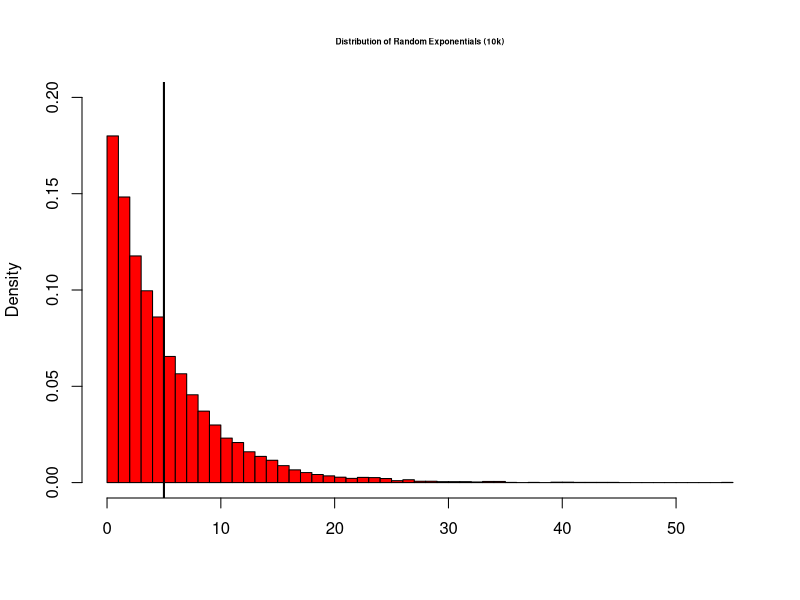
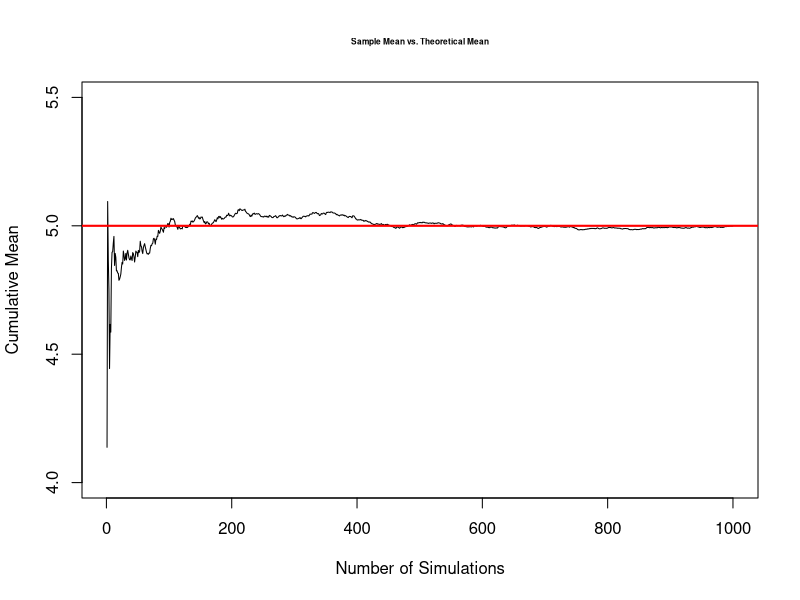
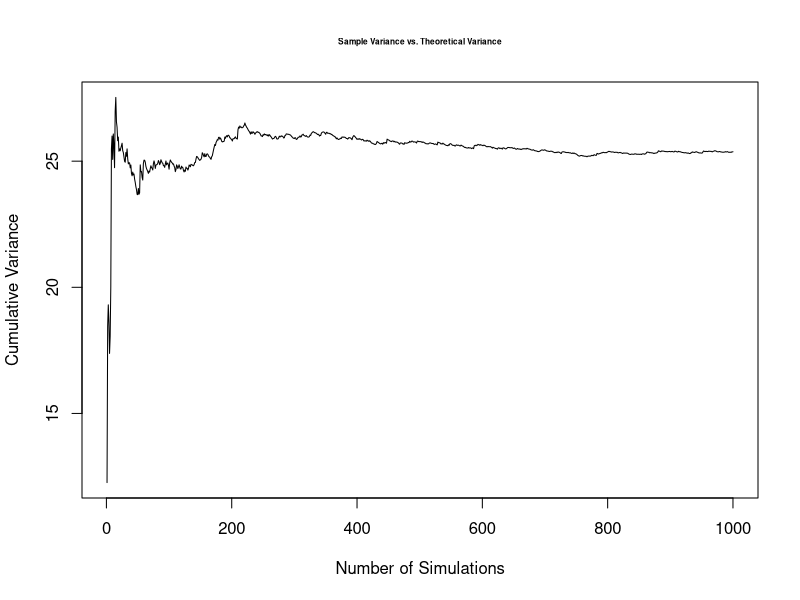

Here is the R script that generated these plots, in order:
## ---- chunk 1
knitr::opts_chunk$set(echo = TRUE)
## ---- chunk 2
set.seed(100)
lrg.sample <- data.frame(rating = c(rexp(10000, 0.2)))

sample.mean <- round(mean(lrg.sample$rating), 3)   ## Population Mean  
sample.var <- round(var(lrg.sample$rating), 3)     ## Population Variance
sample.sd <- round(sd(lrg.sample$rating), 3)       ## Population Standard Deviation
## ---- chunk 3
hist(lrg.sample$rating, prob = TRUE, breaks = 40, col = "red", xlab = "", ylim = c(0, .2),
     main = "Distribution of Random Exponentials (10k)", cex.main = 0.5)
abline(v = 5, col = "black", lwd = 2)
## ---- chunk 4
set.seed(100)
mlambda <- 0.2
msims <- 1000
n <- 40
mns = NULL
for (i in 1: msims) mns <- c(mns, mean(rexp(n,mlambda)))
## ---- chunk 5
sim.mean <- cumsum(mns) / (1:msims)
plot(sim.mean, type = "l", lwd = 1, col = "black", ylim = c(4,5.5),
     xlab = "Number of Simulations",
     ylab = "Cumulative Mean",
     main = "Sample Mean vs. Theoretical Mean", cex.main = 0.5)
abline(h = 1/mlambda, lwd = 2, col = "red")         ## Line for Theoretical Mean
## ---- chunk 6
set.seed(100)
vlambda <- 0.2
vsims <- 1000
n <- 40
mns = NULL
for (i in 1: vsims) mns <- c(mns, var(rexp(n,vlambda)))
## ---- chunk 7
sim.var <- cumsum(mns) / (1:vsims)
plot(sim.var, type = "l", lwd = 1, col = "black",
     xlab = "Number of Simulations",
     ylab = "Cumulative Variance",
     main = "Sample Variance vs. Theoretical Variance", cex.main = 0.5)
#abline(h = (1/vlambda)^2, lwd = 2, col = "red")      ## Line for Theoretical Variance
